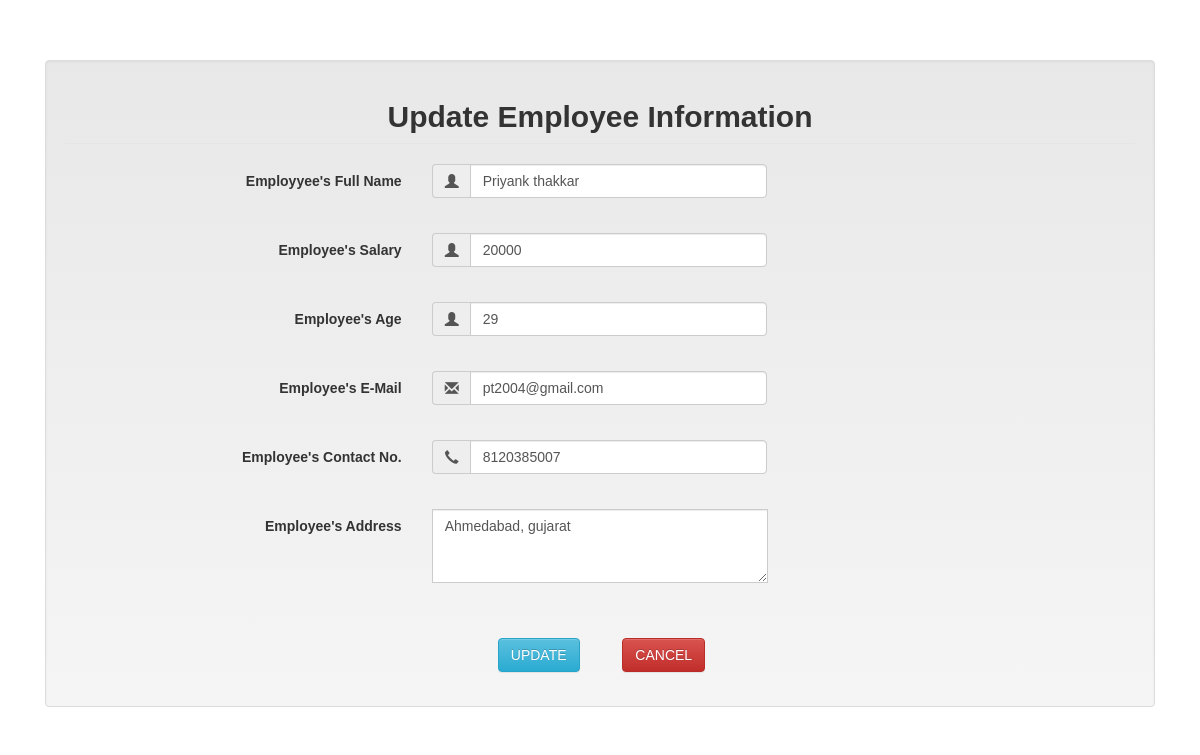
/pages/update_user.php?id=13, run on the app's committed database.
### tables this page shows
CREATE TABLE `edata` (
  `eid` int(4) NOT NULL,
  `ename` varchar(30) NOT NULL,
  `salary` int(6) NOT NULL,
  `Age` int(3) NOT NULL,
  `email` varchar(30) NOT NULL,
  `mobile` bigint(11) NOT NULL,
  `address` varchar(100) NOT NULL
);

### pages/update_user.php (the view, shortened to what this page needs)
<!DOCTYPE html>
<head>
  <link href="https://cdn.jsdelivr.net/npm/bootstrap@5.3.3/dist/css/bootstrap.min.css" rel="stylesheet">
  <link rel="stylesheet" href="https://stackpath.bootstrapcdn.com/font-awesome/4.7.0/css/font-awesome.min.css">
  <link rel="stylesheet" type="text/css" href="/css/style.css">
  <link rel="stylesheet" href="https://maxcdn.bootstrapcdn.com/bootstrap/3.2.0/css/bootstrap.min.css">
  <link rel="stylesheet" href="https://maxcdn.bootstrapcdn.com/bootstrap/3.2.0/css/bootstrap-theme.min.css">
  <link rel="stylesheet" href="https://cdnjs.cloudflare.com/ajax/libs/jquery.bootstrapvalidator/0.5.0/css/bootstrapValidator.min.css">
</head>
<body>
  <?php
  require("../connection/connection.php");
  $eid = $_GET['id'];
  $read = "select * from edata where eid=" . $eid;
  $res = mysqli_query($conn, $read);
  $row = mysqli_fetch_assoc($res);
  if (!$res) {
  ?>
    <script>
      alert("read unsucessfull!");
    </script>
  <?php
  } else {
  ?>
    <br>
    <br>
    <br>
    <div class="container">
      <form class="well form-horizontal" action="updusr.php" method="post" id="contact_form">
        <fieldset>
          <legend>
            <center>
              <h2><b>Update Employee Information</b></h2>
            </center>
          </legend><br>
          <div class="form-group">
            <label class="col-md-4 control-label">Employyee's Full Name</label>
            <div class="col-md-4 inputGroupContainer">
              <div class="input-group">
                <span class="input-group-addon"><i class="glyphicon glyphicon-user"></i></span>
                <input name="first_name" placeholder="First Name" class="form-control" id="name" type="text" value="<?php echo $row['ename']; ?>" required>
              </div>
            </div>
          </div>
          <br>
          <div class="form-group">
            <label class="col-md-4 control-label">Employee's Salary</label>
            <div class="col-md-4 inputGroupContainer">
              <div class="input-group">
                <span class="input-group-addon"><i class="glyphicon glyphicon-user"></i></span>
                <input name="last_name" placeholder="Salary(in INR)" class="form-control" id="sal" type="text" value="<?php echo $row['salary']; ?>">
              </div>
            </div>
          </div>
          <br>
          <div class="form-group">
            <label class="col-md-4 control-label">Employee's Age</label>
            <div class="col-md-4 inputGroupContainer">
              <div class="input-group">
                <span class="input-group-addon"><i class="glyphicon glyphicon-user"></i></span>
                <input name="user_name" placeholder="Age" class="form-control" type="text" id="age" value="<?php echo $row['Age']; ?>">
              </div>
            </div>
          </div>
          <br>
          <div class="form-group">
            <label class="col-md-4 control-label">Employee's E-Mail</label>
            <div class="col-md-4 inputGroupContainer">
              <div class="input-group">
                <span class="input-group-addon"><i class="glyphicon glyphicon-envelope"></i></span>
                <input name="email" placeholder="E-Mail Address" class="form-control" type="text" id="mail" value="<?php echo $row['email']; ?>">
              </div>
            </div>
          </div>
          <br>
          <div class="form-group">
            <label class="col-md-4 control-label">Employee's Contact No.</label>
            <div class="col-md-4 inputGroupContainer">
              <div class="input-group">
                <span class="input-group-addon"><i class="glyphicon glyphicon-earphone"></i></span>
                <input name="contact_no" placeholder="+91 0000000000" class="form-control" type="text" id="mob" value="<?php echo $row['mobile']; ?>">
              </div>
            </div>
          </div>
          <br>
          <div class="form-group">
            <label class="col-md-4 control-label">Employee's Address</label>
            <div class="col-md-4 inputGroupContainer">
              <div class="input-group">
                <textarea class="form-control" id="exampleFormControlTextarea1" rows="3" name="addr"><?php echo $row['address']; ?></textarea>
              </div>
            </div>
          </div>
          <br>
          <div class="form-group">
            <label class="col-md-4 control-label"></label>
            <div class="col-md-4"><br>
              <button type="submit" name="update" class="btn btn-info">
                UPDATE
              </button>
              <a href="update.php" class="btn btn-danger" role="button">CANCEL</a>
            </div>
          </div>
        </fieldset>
      </form>
    <?php
  }
    ?>
    </div>
</body>

### css/style.css (style rules this page uses)
* { font-family: sans-serif; margin: 0; padding: 0; box-sizing: border-box; list-style: none !important; text-decoration: none !important; scroll-behavior: smooth !important; }

### data on the page
edata: first_name "Priyank thakkar", last_name "20000", user_name "29", email "pt2004@gmail.com", contact_no "8120385007", addr "Ahmedabad, gujarat"
